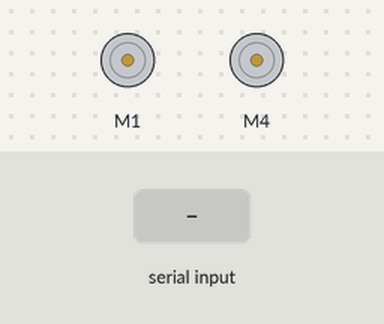
A sketch run on a simulated Arduino Uno, built with avr-gcc and run on an emulated ATmega328P. Shown: 2 × DC motor (green arrow = forward, orange = backward, longer = faster). The test bench sets the inputs (shaded band).

Above: at 1.2 s.
1.3 s: "F" received over Serial
At 1.7 s:
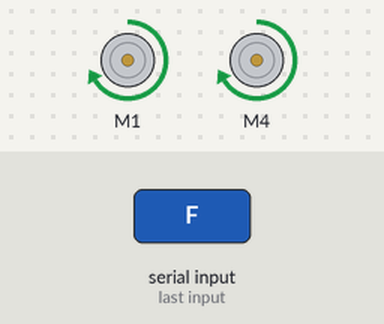
3.3 s: "L" received over Serial
At 3.7 s:
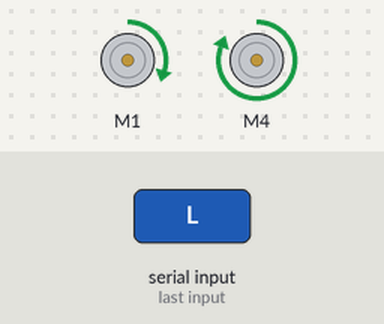
5.3 s: "R" received over Serial
At 5.7 s:
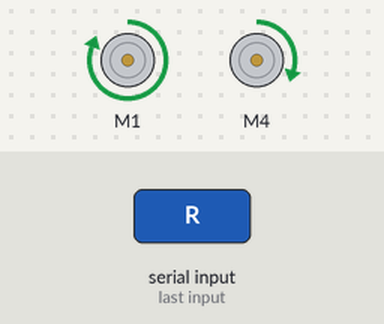
Timing chart, 0 to 8.3 s (numbered marks = the images above; inputs shaded):
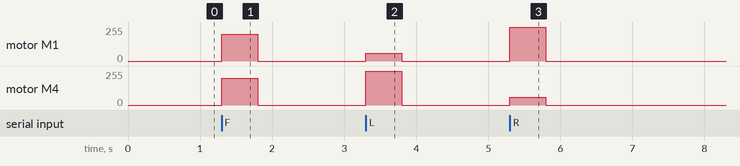

Measured:
- after the input at 1.3 s, motor M1, motor M4: stopped → forward 200/255 at once, → stopped 0.50 s later
- after the input at 3.3 s, motor M1: stopped → forward 60/255 at once, → stopped 0.50 s later; motor M4: stopped → forward 255/255 at once, → stopped 0.50 s later
- after the input at 5.3 s, motor M1: stopped → forward 255/255 at once, → stopped 0.50 s later; motor M4: stopped → forward 60/255 at once, → stopped 0.50 s later

The sketch:

lane_car.ino
```cpp
/*
  라즈베리파이 ↔ 아두이노 (USB 시리얼)
  파이에서 'F','L','R','S' 중 1글자를 보내면
  - F : 앞으로
  - L : 좌회전 (왼쪽 느리게 / 오른쪽 빠르게)
  - R : 우회전 (오른쪽 느리게 / 왼쪽 빠르게)
  - S : 정지

  모터쉴드: Adafruit Motor Shield V1 (L293D)
  - 왼쪽 바퀴 : M1
  - 오른쪽 바퀴 : M4
*/

#include <AFMotor.h>

// --- 모터 객체 만들기 (쉴드의 M1, M4에 연결)
AF_DCMotor leftMotor(1);   // 왼쪽 바퀴 = M1
AF_DCMotor rightMotor(4);  // 오른쪽 바퀴 = M4

// --- 속도(0~255): 숫자가 클수록 빠름
const uint8_t BASE_SPEED  = 200;  // 기본 주행 속도
const uint8_t TURN_DELTA  = 140;   // 회전 시 속도 차이(좌/우 바퀴 차이)
const uint16_t WATCHDOG_MS = 500; // 마지막 명령 이후 이 시간 지나면 자동 정지(안전장치)

uint32_t lastCmdTime = 0;  // 마지막으로 명령 받은 시각(밀리초)

// --- 공통: 모터 정지 함수
void stopMotors() {
  leftMotor.setSpeed(0);
  rightMotor.setSpeed(0);
  leftMotor.run(RELEASE);
  rightMotor.run(RELEASE);
}

// --- 앞으로(양쪽 전진, 같은 속도)
void forward() {
  leftMotor.run(FORWARD);
  rightMotor.run(FORWARD);
  leftMotor.setSpeed(BASE_SPEED);
  rightMotor.setSpeed(BASE_SPEED);
}

// --- 좌회전(왼쪽 느리게, 오른쪽 빠르게)
//     ※ 너무 급하면 TURN_DELTA를 줄이세요.
void turnLeft() {
  leftMotor.run(FORWARD);
  rightMotor.run(FORWARD);
  uint8_t l = (BASE_SPEED > TURN_DELTA) ? (BASE_SPEED - TURN_DELTA) : 0;
  uint8_t r = min(255, BASE_SPEED + TURN_DELTA);
  leftMotor.setSpeed(l);
  rightMotor.setSpeed(r);
}

// --- 우회전(오른쪽 느리게, 왼쪽 빠르게)
void turnRight() {
  leftMotor.run(FORWARD);
  rightMotor.run(FORWARD);
  uint8_t l = min(255, BASE_SPEED + TURN_DELTA);
  uint8_t r = (BASE_SPEED > TURN_DELTA) ? (BASE_SPEED - TURN_DELTA) : 0;
  leftMotor.setSpeed(l);
  rightMotor.setSpeed(r);
}

void setup() {
  // 라즈베리파이 코드와 같은 속도로! (115200 보레이트)
  Serial.begin(115200);

  // 시작은 항상 안전하게 정지
  stopMotors();
}

void loop() {
  // 1) 파이에서 보낸 글자가 있으면 읽기
  if (Serial.available()) {
    char c = Serial.read();
    c = toupper(c);               // 대소문자 구분하지 않도록
    lastCmdTime = millis();       // 마지막 명령 시각 갱신

    switch (c) {
      case 'F': forward();   break;   // 앞으로
      case 'L': turnLeft();  break;   // 왼쪽으로
      case 'R': turnRight(); break;   // 오른쪽으로
      case 'S': stopMotors(); break;  // 정지
      default:
        // 다른 글자는 무시
        break;
    }

    // 버퍼에 남은 글자(연속 입력) 비우기 → 한 글자만 처리하려고
    while (Serial.available()) Serial.read();
  }

  // 2) 안전장치: 일정 시간 동안 명령이 없으면 자동 정지
  if (millis() - lastCmdTime > WATCHDOG_MS) {
    stopMotors();
  }
}
```
